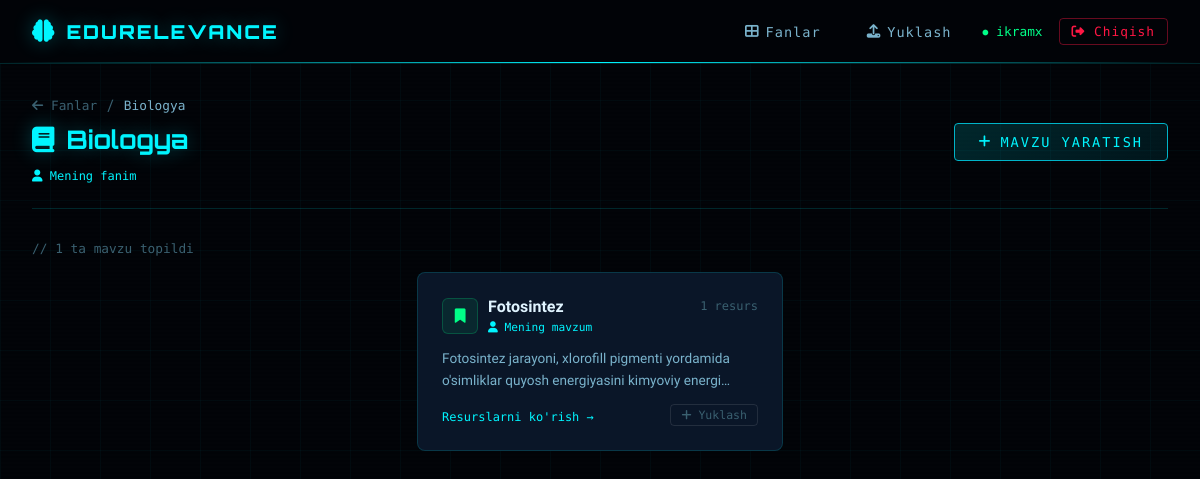
The app's page /subjects/10/ (signed in) with its own data.
### apps/subjects/models.py (models this page shows, shortened)
class Subject(models.Model):
    name = models.CharField(max_length=200, verbose_name="Fan nomi")
    description = models.TextField(blank=True, verbose_name="Tavsif")
    created_by = models.ForeignKey(
        User, on_delete=models.SET_NULL,
        null=True, blank=True,
        related_name='subjects',
        verbose_name="Yaratgan"
    )
    is_public = models.BooleanField(default=False, verbose_name="Ommaviy (admin)")
    created_at = models.DateTimeField(auto_now_add=True)
    updated_at = models.DateTimeField(auto_now=True)
    class Meta:
        verbose_name = "Fan"
        verbose_name_plural = "Fanlar"
        ordering = ['name']

class Topic(models.Model):
    subject = models.ForeignKey(
        Subject, on_delete=models.CASCADE,
        related_name='topics', verbose_name="Fan"
    )
    name = models.CharField(max_length=200, verbose_name="Mavzu nomi")
    description = models.TextField(verbose_name="Mavzu tavsifi")
    created_by = models.ForeignKey(
        User, on_delete=models.SET_NULL,
        null=True, blank=True,
        related_name='topics',
        verbose_name="Yaratgan"
    )
    is_public = models.BooleanField(default=False, verbose_name="Ommaviy (admin)")
    created_at = models.DateTimeField(auto_now_add=True)
    updated_at = models.DateTimeField(auto_now=True)
    class Meta:
        verbose_name = "Mavzu"
        verbose_name_plural = "Mavzular"
        ordering = ['name']
    def resource_count(self):
        return self.resources.count()

### apps/subjects/views.py (the view)
# urls.py: path('<int:pk>/', views.subject_detail, name='detail'),
@login_required
def subject_detail(request, pk):
    subject = get_object_or_404(Subject, pk=pk)
    if not subject.is_public and subject.created_by != request.user:
        from django.http import Http404
        raise Http404
    from django.db.models import Q
    topics = Topic.objects.filter(
        subject=subject
    ).filter(
        Q(is_public=True) | Q(created_by=request.user)
    ).distinct()
    return render(request, 'subjects/detail.html', {
        'subject': subject,
        'topics': topics
    })

### templates/subjects/detail.html (shortened to what this page needs)
{% extends 'base/base.html' %}
{% block content %}
<div class="page-header fade-in">
    <div style="display:flex;align-items:center;gap:10px;margin-bottom:0.5rem;">
        <a href="{% url 'subjects:list' %}" style="color:var(--text-muted);text-decoration:none;font-family:'Share Tech Mono',monospace;font-size:0.8rem;transition:color .2s;"
           onmouseover="this.style.color='var(--cyan)'" onmouseout="this.style.color='var(--text-muted)'">
            <i class="fas fa-arrow-left"></i> Fanlar
        </a>
        <span style="color:var(--text-muted);">/</span>
        <span style="color:var(--text-secondary);font-family:'Share Tech Mono',monospace;font-size:0.8rem;">{{ subject.name }}</span>
    </div>
    <div style="display:flex;align-items:flex-start;justify-content:space-between;flex-wrap:wrap;gap:1rem;">
        <div>
            <h1 class="page-title">
                <i class="fas fa-book" style="margin-right:12px;"></i>{{ subject.name }}
            </h1>
            {% if not subject.is_public %}
            <span style="font-family:'Share Tech Mono',monospace;font-size:0.75rem;color:var(--cyan);margin-top:6px;display:inline-block;">
                <i class="fas fa-user"></i> Mening fanim
            </span>
            {% endif %}
        </div>
        <button onclick="document.getElementById('createTopicModal').style.display='flex'"
                class="btn-cyber btn-primary">
            <i class="fas fa-plus"></i> Mavzu yaratish
        </button>
    </div>
</div>
<div style="display:flex;align-items:center;justify-content:space-between;margin-bottom:1rem;flex-wrap:wrap;gap:1rem;">
    <span style="font-family:'Share Tech Mono',monospace;font-size:0.8rem;color:var(--text-muted);">
        // {{ topics.count }} ta mavzu topildi
    </span>
</div>
{% if topics %}
<div class="grid-2 stagger">
    {% for topic in topics %}
    <a href="{% url 'subjects:topic_detail' topic.pk %}" style="text-decoration:none;">
        <div class="cyber-card">
            <div style="display:flex;align-items:flex-start;justify-content:space-between;margin-bottom:0.8rem;">
                <div style="display:flex;align-items:center;gap:10px;">
                    <div style="width:36px;height:36px;background:rgba(0,255,136,0.08);border:1px solid rgba(0,255,136,0.2);border-radius:6px;display:flex;align-items:center;justify-content:center;">
                        <i class="fas fa-bookmark" style="color:var(--green);font-size:0.9rem;"></i>
                    </div>
                    <div>
                        <h3 style="font-family:'Exo 2',sans-serif;font-size:1rem;font-weight:600;color:var(--text-primary);">
                            {{ topic.name }}
                        </h3>
                        {% if not topic.is_public %}
                        <span style="font-family:'Share Tech Mono',monospace;font-size:0.7rem;color:var(--cyan);">
                            <i class="fas fa-user"></i> Mening mavzum
                        </span>
                        {% endif %}
                    </div>
                </div>
                <span style="font-family:'Share Tech Mono',monospace;font-size:0.75rem;color:var(--text-muted);white-space:nowrap;margin-top:2px;">
                    {{ topic.resource_count }} resurs
                </span>
            </div>
            {% if topic.description %}
            <p style="color:var(--text-secondary);font-size:0.85rem;line-height:1.6;margin-bottom:0.8rem;">
                {{ topic.description|truncatechars:100 }}
            </p>
            {% endif %}
            <div style="display:flex;align-items:center;justify-content:space-between;margin-top:0.5rem;">
                <span style="font-family:'Share Tech Mono',monospace;font-size:0.75rem;color:var(--cyan);">
                    Resurslarni ko'rish →
                </span>
                <a href="{% url 'resources:upload' %}?topic={{ topic.pk }}"
                   onclick="event.stopPropagation();"
                   style="font-family:'Share Tech Mono',monospace;font-size:0.72rem;color:var(--text-muted);text-decoration:none;padding:3px 10px;border:1px solid rgba(255,255,255,0.1);border-radius:4px;transition:all .2s;"
                   onmouseover="this.style.color='var(--green)';this.style.borderColor='rgba(0,255,136,0.3)'"
                   onmouseout="this.style.color='var(--text-muted)';this.style.borderColor='rgba(255,255,255,0.1)'">
                    <i class="fas fa-plus"></i> Yuklash
                </a>
            </div>
        </div>
    </a>
    {% endfor %}
</div>
{% endif %}
{% endblock %}

### templates/base/base.html (shortened to what this page needs)
{% load static %}
<!DOCTYPE html>
<html lang="uz">
<head>
    <link rel="stylesheet" href="https://cdnjs.cloudflare.com/ajax/libs/font-awesome/6.5.0/css/all.min.css">
</head>
<body>
    {% if user.is_authenticated %}
    <nav class="navbar">
        <a href="{% url 'subjects:list' %}" class="nav-brand">
            <i class="fas fa-brain"></i>
            EDURELEVANCE
        </a>
        <div class="nav-links">
            <a href="{% url 'subjects:list' %}" class="nav-link">
                <i class="fas fa-th-large"></i> Fanlar
            </a>
            <a href="{% url 'resources:upload' %}" class="nav-link">
                <i class="fas fa-upload"></i> Yuklash
            </a>
            <span class="nav-user">{{ user.username }}</span>
            <a href="{% url 'accounts:logout' %}" class="btn-logout">
                <i class="fas fa-sign-out-alt"></i> Chiqish
            </a>
        </div>
    </nav>
    {% endif %}
    <main class="main-content">
        {% block content %}{% endblock %}
    </main>
</body>
</html>

### templates/base/base.html (style rules this page uses)
:root { --bg-void: #020408; --bg-deep: #050d14; --bg-card: #0a1628; --bg-card2: #0d1f35; --cyan: #00f5ff; --cyan-dim: #00b4c8; --cyan-ghost: rgba(0,245,255,0.08); --green: #00ff88; --green-dim: #00cc6a; --orange: #ff6b00; --red: #ff1744; --purple: #7c3aed; --text-primary: #e0f4ff; --text-secondary: #7ab3cc; --text-muted: #3a6070; --border: rgba(0,245,255,0.15); --border-bright: rgba(0,245,255,0.4); --glow-cyan: 0 0 20px rgba(0,245,255,0.3); --glow-green: 0 0 20px rgba(0,255,136,0.3); }
* { margin: 0; padding: 0; box-sizing: border-box; }
body { background: var(--bg-void); color: var(--text-primary); font-family: 'Exo 2', sans-serif; min-height: 100vh; overflow-x: hidden; }
body::before { content: ''; position: fixed; inset: 0; background-image: linear-gradient(rgba(0,245,255,0.03) 1px, transparent 1px), linear-gradient(90deg, rgba(0,245,255,0.03) 1px, transparent 1px); background-size: 50px 50px; pointer-events: none; z-index: 0; animation: gridPulse 8s ease-in-out infinite; }
body::after { content: ''; position: fixed; inset: 0; background: repeating-linear-gradient( 0deg, transparent, transparent 2px, rgba(0,0,0,0.05) 2px, rgba(0,0,0,0.05) 4px ); pointer-events: none; z-index: 0; }
.navbar { position: sticky; top: 0; z-index: 100; background: rgba(2,4,8,0.95); border-bottom: 1px solid var(--border); backdrop-filter: blur(20px); padding: 0 2rem; display: flex; align-items: center; justify-content: space-between; height: 64px; }
.navbar::after { content: ''; position: absolute; bottom: 0; left: 0; right: 0; height: 1px; background: linear-gradient(90deg, transparent, var(--cyan), transparent); animation: navGlow 3s ease-in-out infinite; }
.nav-brand { font-family: 'Orbitron', monospace; font-size: 1.2rem; font-weight: 900; color: var(--cyan); text-decoration: none; letter-spacing: 2px; text-shadow: var(--glow-cyan); display: flex; align-items: center; gap: 10px; }
.nav-brand i { font-size: 1.4rem; }
.nav-links { display: flex; align-items: center; gap: 1rem; }
.nav-link { color: var(--text-secondary); text-decoration: none; font-family: 'Share Tech Mono', monospace; font-size: 0.85rem; letter-spacing: 1px; padding: 6px 14px; border: 1px solid transparent; border-radius: 4px; transition: all 0.3s; display: flex; align-items: center; gap: 6px; }
.nav-user { font-family: 'Share Tech Mono', monospace; font-size: 0.8rem; color: var(--green); display: flex; align-items: center; gap: 8px; }
.nav-user::before { content: '●'; animation: blink 2s step-end infinite; font-size: 0.6rem; }
.btn-logout { background: transparent; border: 1px solid rgba(255,23,68,0.4); color: var(--red); padding: 5px 12px; border-radius: 4px; cursor: pointer; font-family: 'Share Tech Mono', monospace; font-size: 0.8rem; letter-spacing: 1px; text-decoration: none; transition: all 0.3s; }
.main-content { position: relative; z-index: 1; max-width: 1200px; margin: 0 auto; padding: 2rem; }
.cyber-card { background: var(--bg-card); border: 1px solid var(--border); border-radius: 8px; padding: 1.5rem; position: relative; transition: all 0.3s; overflow: hidden; }
.cyber-card::before { content: ''; position: absolute; top: 0; left: 0; width: 100%; height: 2px; background: linear-gradient(90deg, transparent, var(--cyan), transparent); opacity: 0; transition: opacity 0.3s; }
.btn-cyber { display: inline-flex; align-items: center; gap: 8px; padding: 10px 24px; font-family: 'Share Tech Mono', monospace; font-size: 0.85rem; letter-spacing: 2px; text-transform: uppercase; text-decoration: none; border-radius: 4px; cursor: pointer; transition: all 0.3s; border: none; }
.btn-primary { background: linear-gradient(135deg, rgba(0,245,255,0.15), rgba(0,180,200,0.1)); border: 1px solid var(--cyan-dim); color: var(--cyan); }
.page-header { margin-bottom: 2rem; padding-bottom: 1.5rem; border-bottom: 1px solid var(--border); }
.page-title { font-family: 'Orbitron', monospace; font-size: 1.6rem; font-weight: 700; color: var(--cyan); text-shadow: var(--glow-cyan); margin-bottom: 0.5rem; }
.grid-2 { display: grid; grid-template-columns: repeat(auto-fill, minmax(300px, 1fr)); gap: 1.2rem; }
.fade-in { animation: fadeIn 0.5s ease forwards; }
.stagger > * { animation: fadeIn 0.5s ease forwards; opacity: 0; }
.stagger > *:nth-child(1) { animation-delay: 0.1s; }
.stagger > *:nth-child(2) { animation-delay: 0.2s; }

### records on screen
Subject: name "Biologya"
Topic: name "Fotosintez", is_public False (drawn), resource_count "1", description "Fotosintez jarayoni, xlorofill pigmenti yordamida o'simliklar quyosh energiyasini kimyoviy energi…"

### other values on screen
{{ user.username }} "ikramx"
{{ topics.count }} "1"
